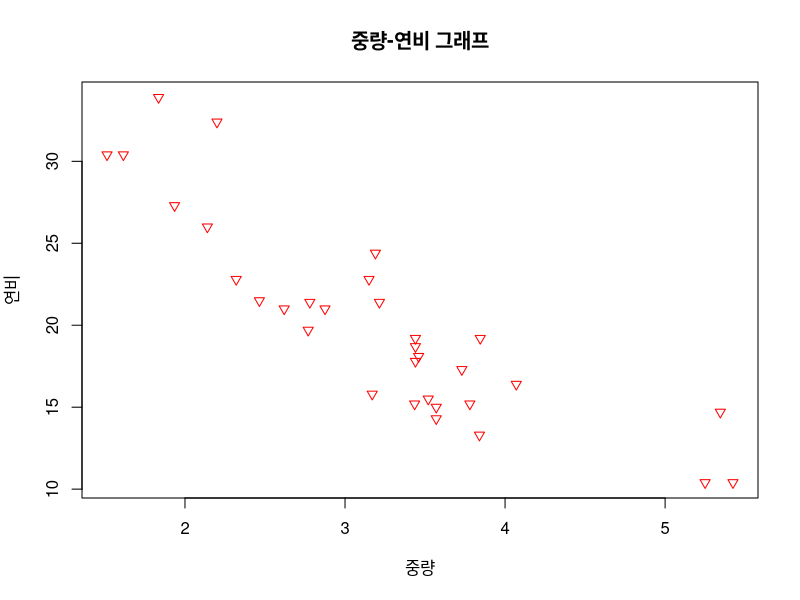
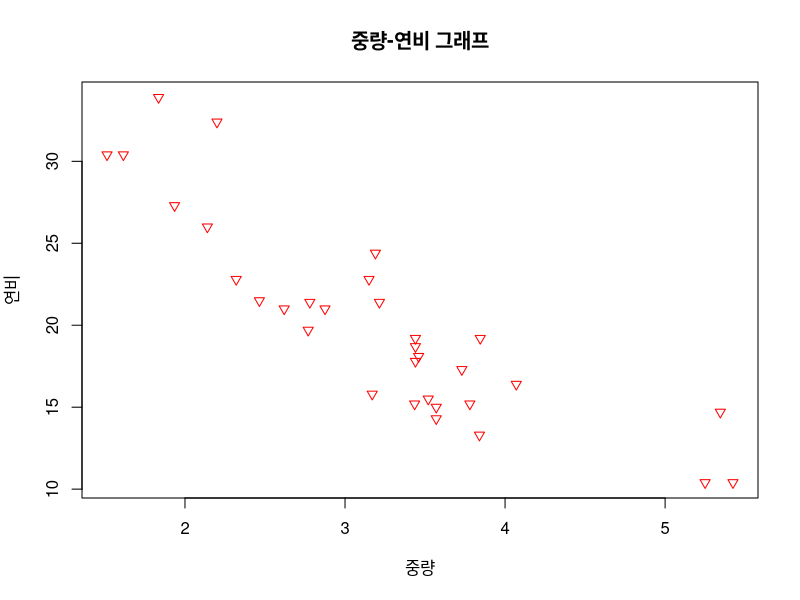
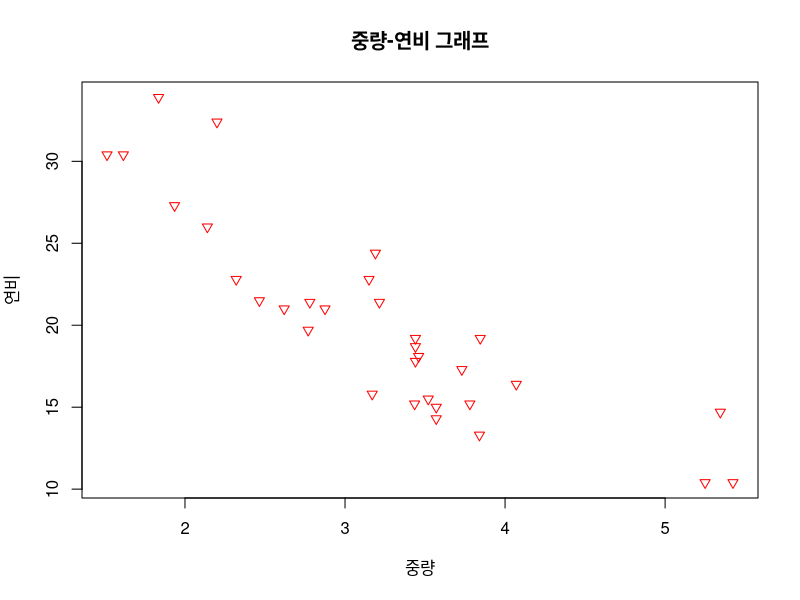
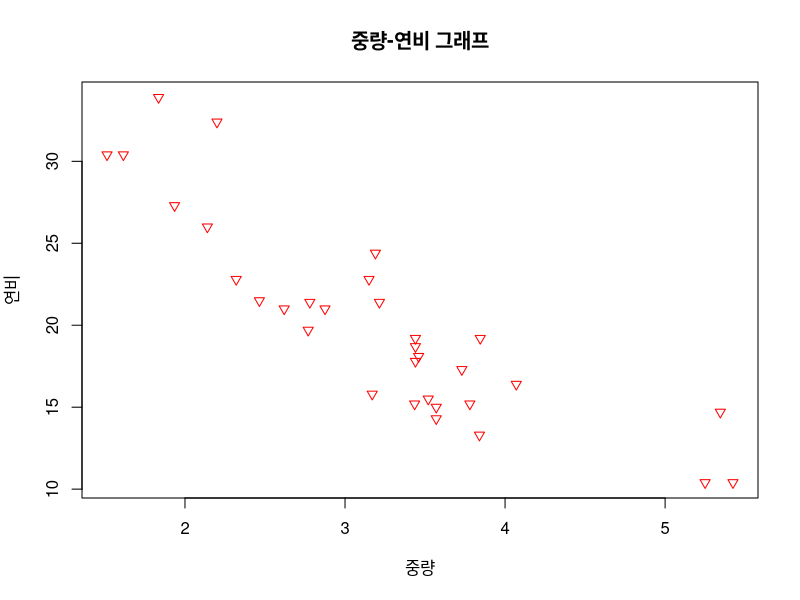
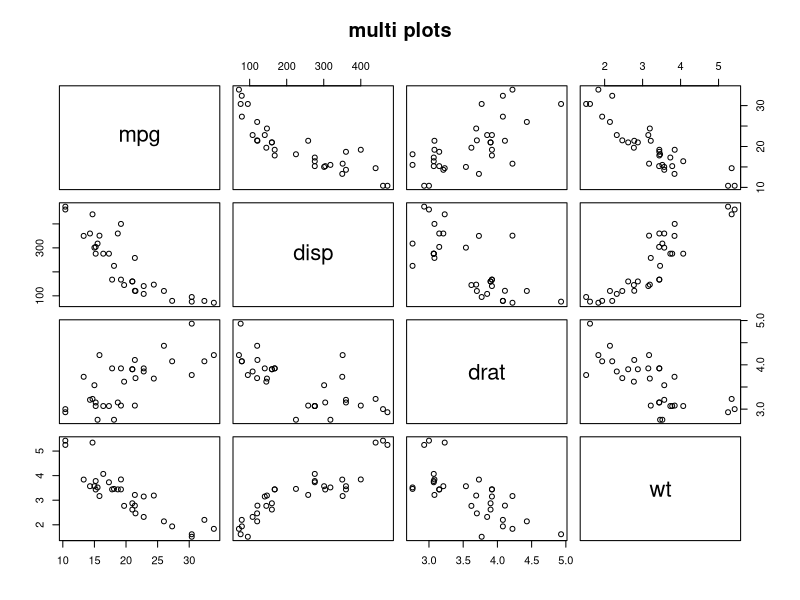
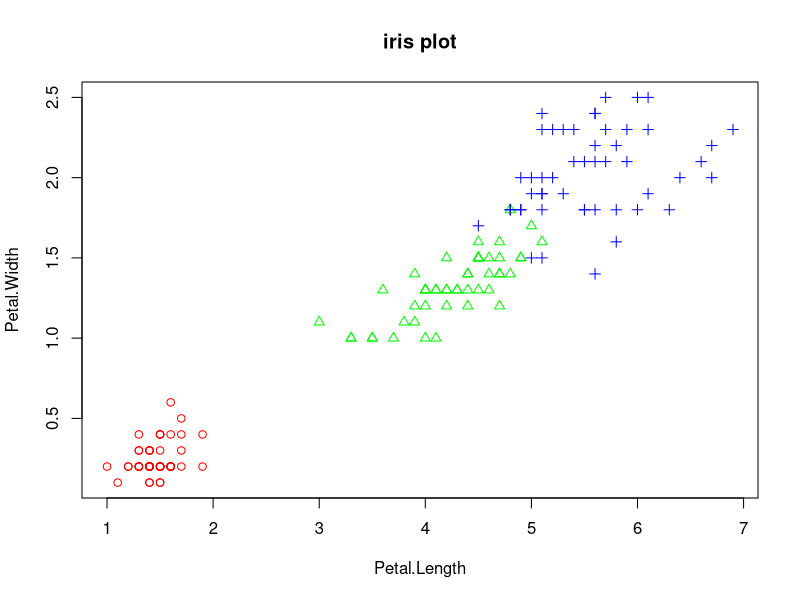
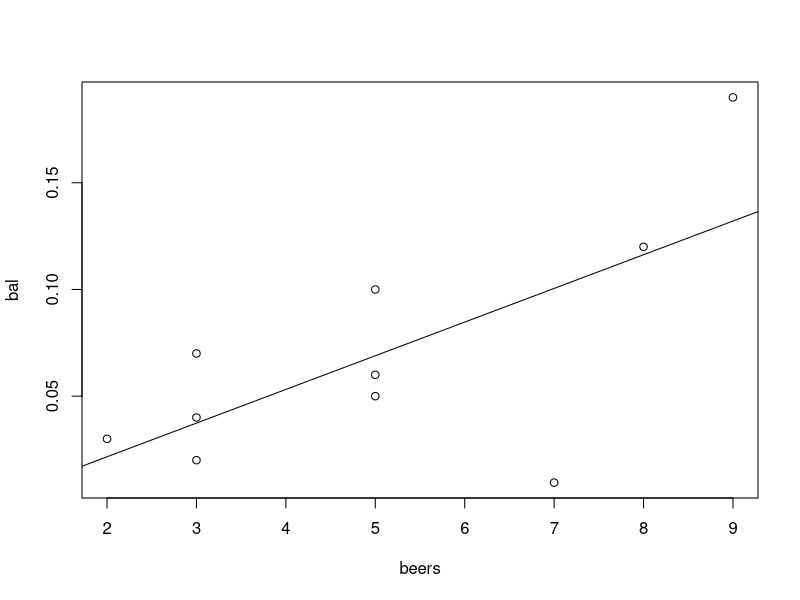
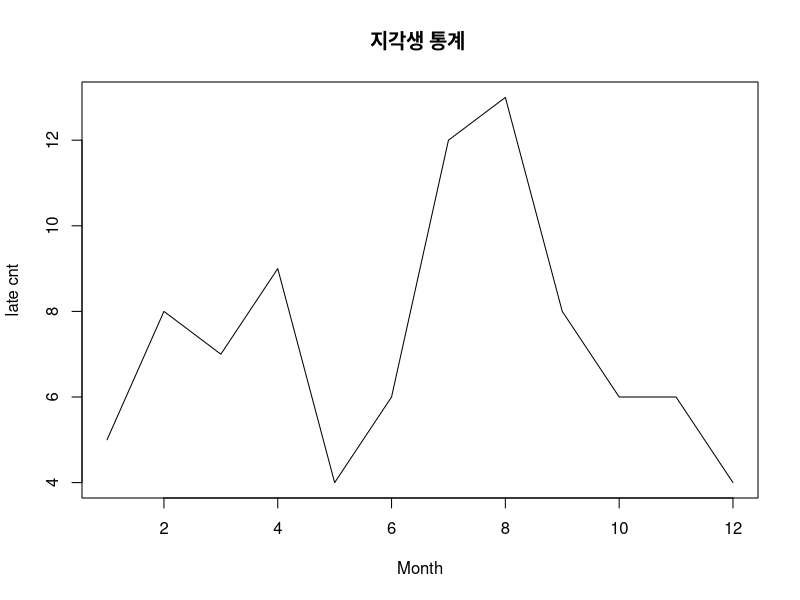

Generate these figures, in order, with R:
#
# 6일차
#
#
# 다중변수 자료 탐색
# 두 변수 사이의 산점도
# 산점도 ( scatter plot ) # 
# 2변수로 구성된 자료의 분포를 알아보는 그래프 관측값들의 분포를 통해 2 변수 사이의 관계 파악
# 상관관계를 볼때 산점도를 많이 쓴다.( 양의 상관관계, 음의 상관관계)
# mtcars의 2개의 변수의 내요을 각각 벡터로 꺼내서. 산점도  


# 변수 2 개일때( 이변량 )
wt <- mtcars$wt
mpg <- mtcars$mpg
plot( wt, mpg, main = '중량-연비 그래프',
      xlab = '중량', ylab = '연비',
      col = 'red', pch = 25 )       # pch는 점의 모양. 숫자로 변경(0~25). 문자도 있긴함.

plot( mtcars$wt, mtcars$mpg,        # 변수 지정하는 다양한 방법.
      main = '중량-연비 그래프',
      xlab = '중량', ylab = '연비',
      col = 'red', pch = 25 )

plot( mtcars[, c( "wt", "mpg")], 
      main = '중량-연비 그래프',
      xlab = '중량', ylab = '연비',
      col = 'red', pch = 25 )

plot( mpg~wt, data = mtcars, 
      main = '중량-연비 그래프',
      xlab = '중량', ylab = '연비',
      col = 'red', pch = 25 )




# 여러 변수들간의 산점도( 다변량 )
# 변수 많을 때는 pairs 함수 사용 

vars <- c( "mpg", "disp", "drat", "wt" ) # 벡터 생성. 변수이름으로 벡터 생성
target <- mtcars[ , vars ]               # 변수 4개를 뽑아낸것. 여기서는 데이터 타입이 같으니 매트릭스. 2차 
head(target)
pairs( target, main = 'multi plots')     # pairs 변수 2개 이상일때 pairs.

## 결과에서 ) 대각선이 변수. 서로 만나는 곳이 2변수의 데이터. 대칭모양이니 x y 가 바뀐것을 봐야.
## 산점도에서 결과가 대각선 모양으로 뭉쳐 나오는게 상관관계가 높다. 흩어지면 상관관계가 낮다.


# 그룹정보가 있는 두 변수의 산점도

# 품종은 범주형. 즉 그룹이라고 볼 수 있다. 
# 원래 산점도는 두 변수의 관계. 아이리스에서는 
iris.2 <- iris[, 3:4 ]           # 3번째 4번째 변수를 꺼내서 보겠다.(길이와 폭)
point <- as.numeric(iris$Species) # 숫자로 바꿈 
point                              # 품종명이 숫자로 바뀜 
color <- c( "red", "green", "blue")
plot( iris.2, main = "iris plot",
       pch = c(point),               # 점의 모양에 point( 1, 2,3 )을 씀으로서 품종에 따라 점 모양이 바뀜 
       col = color[point] )          # 색상도 동일.
## 품종이 문자열 -> 애로 그루핑 못한다 -> 숫자로 바꿈 



# cf. 산점도에서 결과를 선모양으로 이어주는게 선형관계 분석하는것.
# cf. 상관계수는 선을 찿아야 가능.
# cf. 상관계수 값은 -1 <= R <= 1 사이에 존재.  R이 - 쪽이면 음의 상관관계.
# cf. 0.5(-0.5) 를 기준으로 관계가 높다/낮다.
# cf. 다변량일 때는  상관관계를 파악해야 하고 이때 산점도 쓴다.





# 상관분석 #

# 회귀선을 찿아 상관분석
# 상관계수(r) -> 상관계수가 높냐 낮냐를 나타내는 값
# 상관계수 값은 -1 <= R <= 1 사이에 존재.  R이 - 쪽이면 음의 상관관계.
# 0.5(-0.5) 를 기준으로 관계가 높다/낮다.
# 다변량일 때는  상관관계를 파악해야 하고 이때 산점도 쓴다.



beers <- c( 5, 2, 9, 8, 3, 7, 3, 5, 3, 5)   # 맥주잔
bal <- c( 0.1, 0.03, 0.19, 0.12, 0.04,      # 알콜 농도  
          0.0095, 0.07, 0.06, 0.02, 0.05 )
tbl <- data.frame( beers, bal )
tbl

plot( bal~beers, data = tbl )               # 산점도 

 
res <- lm( bal~beers, data = tbl )          # 회기식(회귀식을 만드는 함수가 lm)
res                                         
                                           
abline( res )                               # 회귀선 

cor( tbl[, 1:2] )                           # 이변량  상관계수 
cor(iris[, 1:4] )                           # 다변량 상관계수 




# 시계열 data -> 선그래프 # 

# type -> 그래프 모양
# lty -> 선의 모양(숫자)
# lwd ->  선의 두께 


month <- 1:12
str(month)
late <- c( 5, 8, 7, 9, 4, 6, 12, 13, 8, 6,
           6, 4 )

plot( month, late,  main = '지각생 통계 ',
      type = 'l', lty = 1, lwd = 1,
      xlab = 'Month', ylab = 'late cnt')


plot( month, late,  main = '지각생 통계 ',
      type = 'b', lty = 1, lwd = 1,
      xlab = 'Month', ylab = 'late cnt')

plot( month, late,  main = '지각생 통계 ',
      type = 'o', lty = 2, lwd = 1,
      xlab = 'Month', ylab = 'late cnt')

plot( month, late,  main = '지각생 통계 ',
      type = 's', lty = 1, lwd = 1,
      xlab = 'Month', ylab = 'late cnt')


# 복수의 선 그래프 -> 교재 141~169


month <- 1:12

late1 <- c( 5, 8, 7, 9, 4, 6, 12, 13, 6, 4, 8, 9 )

late2 <- c( 4, 6, 5, 8, 7, 10, 11, 6, 5, 7, 6, 11 )

plot( month, late1, main = '지각생 통계',
      type = 'b', lty = 1, col = 'red',
      xlab = 'Month', ylab = 'late cnt',
      ylim = c(1, 15))

lines( month, late2, type = 'b',
       col = 'blue')



#
# 자료 탐색 실습 - 탐색적 데이터 분석 #
#
# 0단계 : 문제정의
#
# 1단계 : 분석 대상 데이터셋 준비
#         BostonHousing 데이터셋(mibench pac.)

install.packages( 'mlbench' )          # 패티지 다운
library( 'mlbench' )                   # 라이브러리 로드 ( 다운 후 꼭해야)
data( 'BostonHousing')

# crim : 1인당 범죄율
# rm : 주택 1 가구당 방수
# dis : 보스턴 5개 지역센처 까지의 거리
# tax : 재산세율
# medv : 주택가격

str( BostonHousing )
class( BostonHousing )
dim( BostonHousing )
head( BostonHousing )
tail( BostonHousing )


myds <- BostonHousing[ , c( 'crim',
                            'rm',
                            'dis',
                            'tax',
                            'medv')]
myds


# 2단계 :파생변수 추가 
# grp( 주택가격 상 중 하 ) 변수 추가

grp <- c()
for ( i in 1:nrow( myds ) ) {
  if ( myds$medv[ i ] >= 25.0 ) {
    grp[ i ] <- 'H'
  } else if ( myds$medv[ i ] <= 17.0 ) {
    grp[ i ] <- 'L'
  } else {
    grp[ i ] <- 'M'
}
}

class(grp)
print(grp)
table(grp)

grp <- factor( grp )
grp <- factor( grp, levels = c( 'H', 'M', 'L'))
myds <- data.frame( myds, grp)
head(myds)

# 3단계 : 데이터셋의 형태와 기본적인 내용 파악

str( myds ) # 관측치 수, 변수수, 데이터 타입 보기 
head( myds )
table( myds$grp)

# 4단계 : 히스토그램에 의한 관측값의 분포 확인
# 여기서 우리가 추가한것은 변수. 기존 데이터 는 연속형.
# 히스토그램은 종모양이 제일 좋음.


par( mfrow = c( 2, 3 )) # par은 가장 환경 만드는 함수.

for( i in 1:5 ) {        # 변수가 5개 니까(그려야할 그림이 5개)
  hist( myds[ , i ],
        main = colnames( myds )[ i ],   # colnames는 변수이름으로 main 하겠다.
        col = 'yellow')
}

par( mfrow = c( 1, 1))  # 가상화면 복귀.



# 5단계 : 상자그림에 의한 관측값의 분포 확인
# 상자그림은 데이터 분포, 이상치 확인하는것. 

par( mfrow = c( 2, 3 )) 

for( i in 1:5 ) {       
  boxplot( myds[ , i ],
        main = colnames( myds )[ i ])
}

par( mfrow = c( 1, 1))  # 가상화면 복귀.

# 6단계 : 그룹별 관측값 분포 확인

boxplot( myds$crim~myds$grp,          # 물결 뒤에는 그룹형이 와야 ( 벡터)
         main = '1인당 범죄율')

boxplot( myds$rm~myds$grp,
         main = '방의 갯수')

# 7단계 : 다중 산점도를 통한 변수 간 상관 관계 확인

pairs( myds[ , -6])


# 8단계 : 그룹 정보를 포함한 변수 간 상관관계 확인 

point <- as.integer( myds$grp)
color <- c( 'red', 'green', 'blue')
pairs( myds[ , -6 ], pch = point,
       col = color[ point ])

# 9단계 : 변수 간 상관계수 확인 ( 0.5 기준으로 찿기 )





















